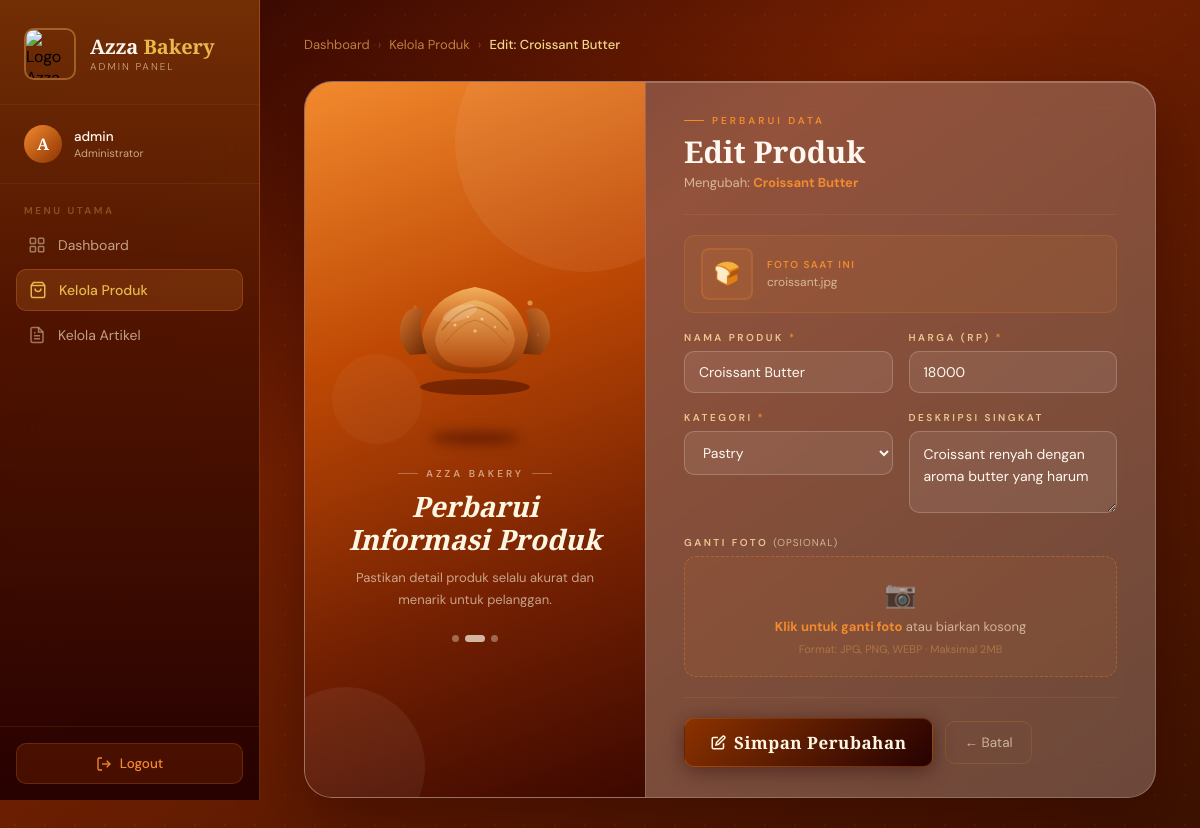
Page /admin/produk/edit.php?id=2 (signed in) on the committed database.
### tables this page shows
CREATE TABLE `produk` (
  `id_produk` int(11) NOT NULL,
  `nama_produk` varchar(150) NOT NULL,
  `harga` int(11) NOT NULL,
  `deskripsi` text DEFAULT NULL,
  `gambar` varchar(255) DEFAULT NULL,
  `kategori` enum('Roti Manis','Kue Kering','Pastry','Lainnya') DEFAULT 'Lainnya'
);

### admin/produk/edit.php (the view, shortened to what this page needs)
<?php
require_once "../../config/koneksi.php";
$id = $_GET['id'];
$query_produk = mysqli_query($koneksi, "SELECT * FROM produk WHERE id_produk='$id'");
$produk = mysqli_fetch_assoc($query_produk);
?>
<!DOCTYPE html>
<html lang="id">
<head>
</head>
<body>
  <aside class="sidebar">
    <div class="sidebar-logo">
      <img src="../../uploads/logo_azza.jpg" alt="Logo Azza Bakery">
      <div class="sidebar-logo-text">
        <div class="brand">Azza <span>Bakery</span></div>
        <div class="sub">Admin Panel</div>
      </div>
    </div>
    <div class="sidebar-admin">
      <div class="admin-badge">
        <div class="admin-avatar"><?= strtoupper(substr($_SESSION['username'], 0, 1)) ?></div>
        <div class="admin-info">
          <div class="name"><?= $_SESSION['username'] ?></div>
          <div class="role">Administrator</div>
        </div>
      </div>
    </div>
    <nav class="sidebar-nav">
      <div class="nav-label">Menu Utama</div>
      <a href="../dashboard.php" class="nav-item">
        <svg class="nav-icon" viewBox="0 0 24 24" fill="none" stroke="currentColor" stroke-width="2">
          <rect x="3" y="3" width="7" height="7" rx="1"/>
          <rect x="14" y="3" width="7" height="7" rx="1"/>
          <rect x="3" y="14" width="7" height="7" rx="1"/>
          <rect x="14" y="14" width="7" height="7" rx="1"/>
        </svg>
        Dashboard
      </a>
      <a href="index.php" class="nav-item active">
        <svg class="nav-icon" viewBox="0 0 24 24" fill="none" stroke="currentColor" stroke-width="2">
          <path d="M6 2L3 6v14a2 2 0 002 2h14a2 2 0 002-2V6l-3-4z"/>
          <line x1="3" y1="6" x2="21" y2="6"/>
          <path d="M16 10a4 4 0 01-8 0"/>
        </svg>
        Kelola Produk
      </a>
<a href="../artikel/index.php" class="nav-item">
    <svg class="nav-icon" viewBox="0 0 24 24" fill="none" stroke="currentColor" stroke-width="2">
        <path d="M14 2H6a2 2 0 00-2 2v16a2 2 0 002 2h12a2 2 0 002-2V8z"/>
        <polyline points="14 2 14 8 20 8"/>
        <line x1="16" y1="13" x2="8" y2="13"/>
        <line x1="16" y1="17" x2="8" y2="17"/>
        <polyline points="10 9 9 9 8 9"/>
    </svg>
    Kelola Artikel
</a>
    </nav>
    <div class="sidebar-logout">
      <a href="../logout.php" class="btn-logout">
        <svg width="16" height="16" viewBox="0 0 24 24" fill="none" stroke="currentColor" stroke-width="2">
          <path d="M9 21H5a2 2 0 01-2-2V5a2 2 0 012-2h4"/>
          <polyline points="16 17 21 12 16 7"/>
          <line x1="21" y1="12" x2="9" y2="12"/>
        </svg>
        Logout
      </a>
    </div>
  </aside>
  <main class="main-content">
    <div class="breadcrumb">
      <a href="../dashboard.php">Dashboard</a>
      <span class="breadcrumb-sep">›</span>
      <a href="index.php">Kelola Produk</a>
      <span class="breadcrumb-sep">›</span>
      <span class="breadcrumb-current">Edit: <?= $produk['nama_produk'] ?></span>
    </div>
    <div class="split-card">
      <div class="panel-left">
        <div class="deco-circle"></div>
        <div class="deco-circle"></div>
        <div class="deco-circle"></div>
        <div class="bakery-illustration">
        </div>
        <div class="float-shadow"></div>
        <div class="panel-left-text">
          <div class="tagline">Azza Bakery</div>
          <h2>Perbarui<br><em>Informasi</em> Produk</h2>
          <p>Pastikan detail produk selalu akurat dan menarik untuk pelanggan.</p>
        </div>
        <div class="panel-dots"><span></span><span></span><span></span></div>
      </div>
      <div class="panel-right">
        <div class="form-header">
          <div class="eyebrow">Perbarui Data</div>
          <h1>Edit Produk</h1>
          <p>Mengubah: <strong style="color:var(--amber)"><?= $produk['nama_produk'] ?></strong></p>
        </div>
        <div class="form-divider"></div>
        <?php
          $fp = "../../uploads/" . $produk['gambar'];
          $af = !empty($produk['gambar']) && file_exists($fp);
        ?>
        <div class="foto-saat-ini">
          <?php if ($af) { ?>
            <img src="<?= $fp ?>" alt="Foto saat ini">
          <?php } else { ?>
            <div class="foto-placeholder-kecil">🍞</div>
          <?php } ?>
          <div>
            <div class="foto-info-label">Foto saat ini</div>
            <div class="foto-info-name"><?= !empty($produk['gambar']) ? $produk['gambar'] : 'Belum ada foto' ?></div>
          </div>
        </div>
        <form method="POST" enctype="multipart/form-data">
          <div class="form-grid">
            <div class="form-group">
              <label>Nama Produk <span class="required">*</span></label>
              <input type="text" name="nama_produk" value="<?= $produk['nama_produk'] ?>" required>
            </div>
            <div class="form-group">
              <label>Harga (Rp) <span class="required">*</span></label>
              <input type="number" name="harga" value="<?= $produk['harga'] ?>" min="0" required>
            </div>
            <div class="form-group">
              <label>Kategori <span class="required">*</span></label>
              <select name="kategori" required>
                <option value="Pastry"     <?= $produk['kategori']=='Pastry'    ?'selected':'' ?>>Pastry</option>
              </select>
            </div>
            <div class="form-group">
              <label>Deskripsi Singkat</label>
              <textarea name="deskripsi"><?= $produk['deskripsi'] ?></textarea>
            </div>
            <div class="form-group full">
              <label>Ganti Foto <span style="color:var(--text-muted);letter-spacing:1px;font-weight:400">(Opsional)</span></label>
              <div class="upload-area">
                <div class="upload-icon">📷</div>
                <div class="upload-text"><strong>Klik untuk ganti foto</strong> atau biarkan kosong</div>
                <div class="upload-note">Format: JPG, PNG, WEBP · Maksimal 2MB</div>
              </div>
            </div>
          </div>
          <div class="form-footer">
            <button type="submit" name="submit" class="btn-update">
              <svg width="15" height="15" viewBox="0 0 24 24" fill="none" stroke="currentColor" stroke-width="2.5">
                <path d="M11 4H4a2 2 0 00-2 2v14a2 2 0 002 2h14a2 2 0 002-2v-7"/>
                <path d="M18.5 2.5a2.121 2.121 0 013 3L12 15l-4 1 1-4 9.5-9.5z"/>
              </svg>
              Simpan Perubahan
            </button>
            <a href="index.php" class="btn-batal">← Batal</a>
          </div>
        </form>
      </div>
    </div>
  </main>
</body>
</html>

### rows in the picture
produk: nama_produk "Croissant Butter", gambar "croissant.jpg", harga "18000", kategori "Pastry", deskripsi "Croissant renyah dengan aroma butter yang harum"

### other values in the picture
substr($_SESSION['username'], 0, 1) "A"
$_SESSION['username'] "admin"
